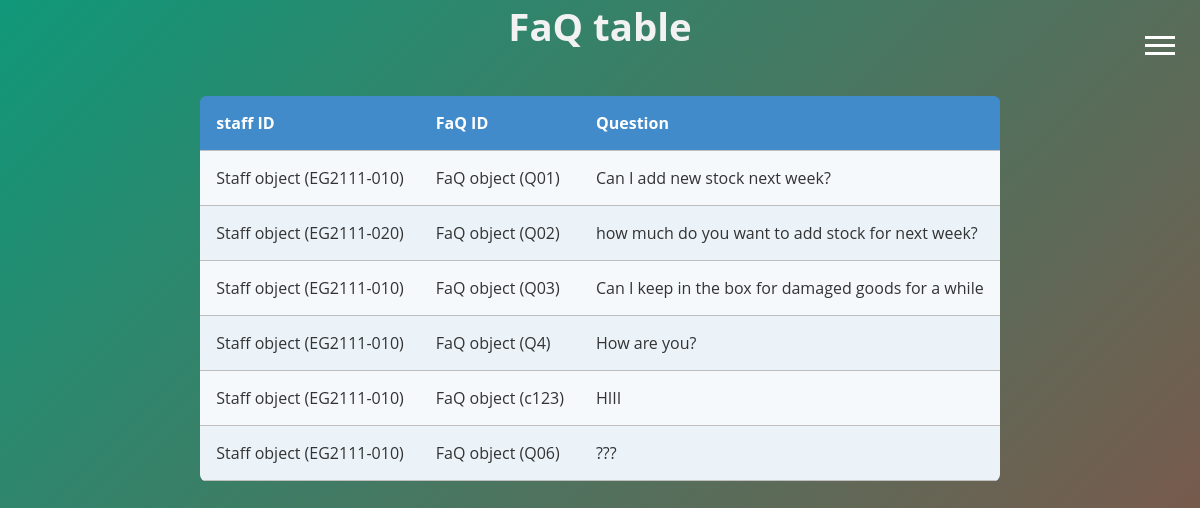
The page /Easy_Go/faqtable on the database its author committed.
### EasyGo/models.py (models this page shows)
class FaQ_management(models.Model):
    faqID = models.ForeignKey(FaQ, on_delete=models.CASCADE, null=True)
    staffID = models.ForeignKey(Staff, on_delete=models.CASCADE, null=True)
    question = models.TextField(null=True)

class Staff(models.Model):
    staffID = models.CharField(max_length=10, primary_key=True)
    staffName = models.TextField(max_length=100)
    staffPhoneNumber = models.CharField(max_length=11)
    staffPassword = models.CharField(max_length=9, default='null')

class FaQ(models.Model):
    faqID = models.CharField(max_length=3, primary_key=True)

### EasyGo/views.py (the view)
# urls.py: path("faqtable", views.faqtable, name="faqtable"),
def faqtable(request):
    allfaq = FaQ_management.objects.all()
    dict={
        'allfaq': allfaq
    }
    return render (request,'faqtable.html',dict)

### EasyGo/templates/faqtable.html (shortened to what this page needs)
<html lang="en">
<head>
</head>
<body>
    <center><h1>FaQ table</h1></center><br><br>
    <table class="rwd-table">
        <tr>
            <td><strong>staff ID</strong></td>
            <td><strong>FaQ ID</strong></td>
            <td><strong>Question</strong></td>
        </tr>
        {% for data in allfaq %}
            <tr>
                <td>{{data.staffID}}</td>
                <td>{{data.faqID}}</td>
                <td>{{data.question}}</td>
            </tr>
        {% endfor %}
    </table>
    <br><br>
    <label for="active" class="menu-btn"><span></span></label>
</body>
</html>

### EasyGo/templates/faqtable.html (style rules this page uses)
* { margin: 0; padding: 0; box-sizing: border-box; font-family: 'Lato', sans-serif; font-family: 'Oswald', sans-serif; }
h1 { color: white }
html, body { width: 100%; height:100%; }
body { background: linear-gradient(-45deg, #d84c22, #6855c7e6, #b13834, #109879); background-size: 400% 400%; animation: gradient 8s ease infinite; }
.menu-btn { position: absolute; z-index: 2; right: 20px; top: 20px; height: 50px; width: 50px; text-align: center; line-height: 50px; border-radius: 50%; font-size: 20px; transition: all 0.3s ease-in-out; }
.menu-btn span, .menu-btn:before, .menu-btn:after { content: ""; position: absolute; top: calc(50% - 1px); left: 30%; width: 60%; border-bottom: 3px solid white; transition: transform .6s cubic-bezier(0.215, 0.61, 0.355, 1); }
.menu-btn:before { transform: translateY(-8px); }
.menu-btn:after { transform: translateY(8px); }
* { font-family: 'Open Sans', sans-serif; }
.rwd-table { margin: auto; min-width: 300px; max-width: 100%; border-collapse: collapse; }
.rwd-table tr:first-child { border-top: none; background: #428bca; color: #fff; }
.rwd-table tr { border-top: 1px solid #ddd; border-bottom: 1px solid #ddd; background-color: #f5f9fc; }
.rwd-table tr:nth-child(odd):not(:first-child) { background-color: #ebf3f9; }
.rwd-table td { display: block; }
.rwd-table td:first-child { margin-top: .5em; }
.rwd-table td:last-child { margin-bottom: .5em; }
.rwd-table td:before { content: attr(data-th) ": "; font-weight: bold; width: 120px; display: inline-block; color: #000; }
.rwd-table th, .rwd-table td { text-align: left; }
.rwd-table { color: #333; border-radius: .4em; overflow: hidden; }
.rwd-table tr { border-color: #bfbfbf; }
.rwd-table th, .rwd-table td { padding: .5em 1em; }
@media screen and (min-width: 600px) { .rwd-table td:before { display: none; } }
@media screen and (min-width: 600px) { .rwd-table th, .rwd-table td { display: table-cell; padding: .25em .5em; } }
@media screen and (min-width: 600px) { .rwd-table th:first-child, .rwd-table td:first-child { padding-left: 0; } }
@media screen and (min-width: 600px) { .rwd-table th:last-child, .rwd-table td:last-child { padding-right: 0; } }
@media screen and (min-width: 600px) { .rwd-table th, .rwd-table td { padding: 1em !important; } }
h1 { text-align: center; font-size: 2.4em; color: #f2f2f2; }

### rows shown on the page
FaQ_management: staffID "Staff object (EG2111-010)", faqID "FaQ object (Q01)", question "Can I add new stock next week?"
FaQ_management: staffID "Staff object (EG2111-020)", faqID "FaQ object (Q02)", question "how much do you want to add stock for next week?"
FaQ_management: staffID "Staff object (EG2111-010)", faqID "FaQ object (Q03)", question "Can I keep in the box for damaged goods for a while"
FaQ_management: staffID "Staff object (EG2111-010)", faqID "FaQ object (Q4)", question "How are you?"
FaQ_management: staffID "Staff object (EG2111-010)", faqID "FaQ object (c123)", question "HIII"
FaQ_management: staffID "Staff object (EG2111-010)", faqID "FaQ object (Q06)", question "???"
